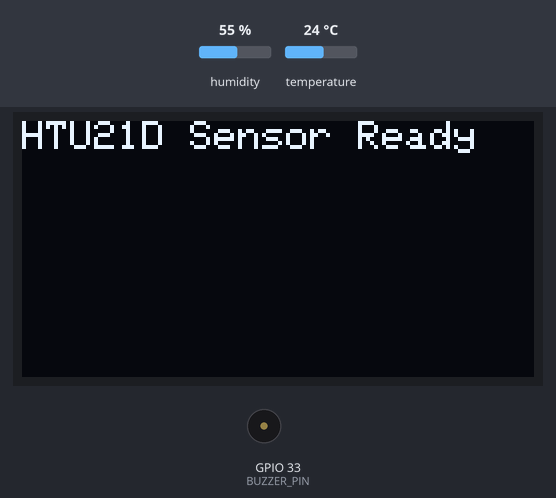
Bench run of a sketch on a simulated ESP32-C6. Parts: 128×64 one-colour display, buzzer (waves = sounding, pin HIGH). The test bench sets the inputs (shaded band); at power-on: humidity 55 %, temperature 24 °C. WiFi joins after 1.5 s; servers stay silent unless stated; no MQTT or app messages arrive unless stated; what the sketch prints to the serial monitor is not drawn.

Above: at 1.6 s.
At 12.7 s:
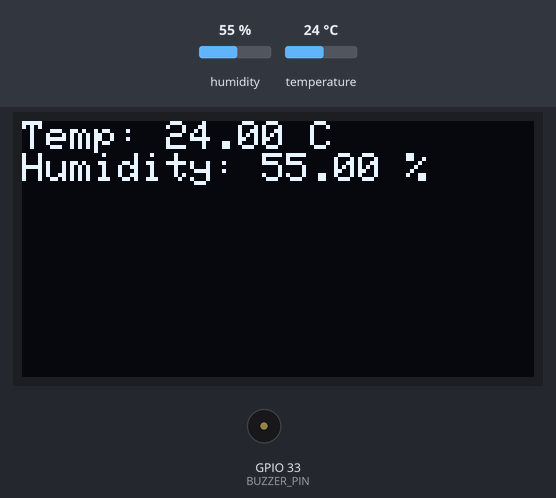
12.8 s: humidity set to 79 %
At 22.4 s:
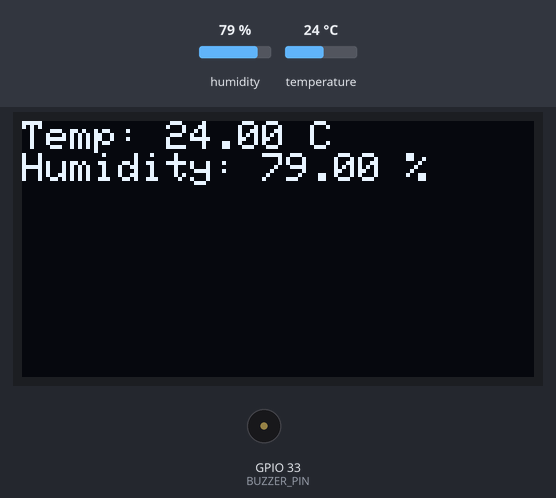
23.2 s: humidity set to 82 %
At 32.5 s:
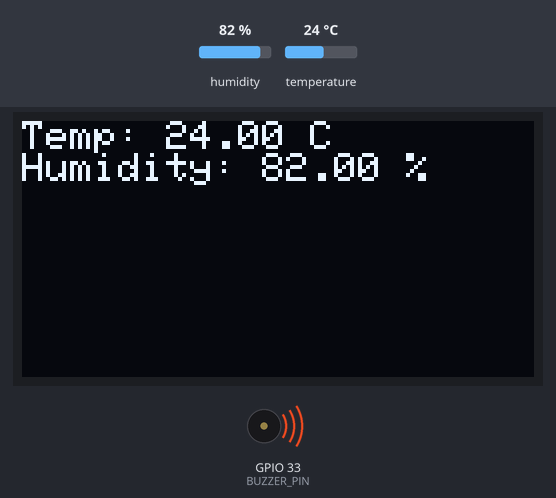
33.3 s: temperature set to 12 °C
At 42.6 s:
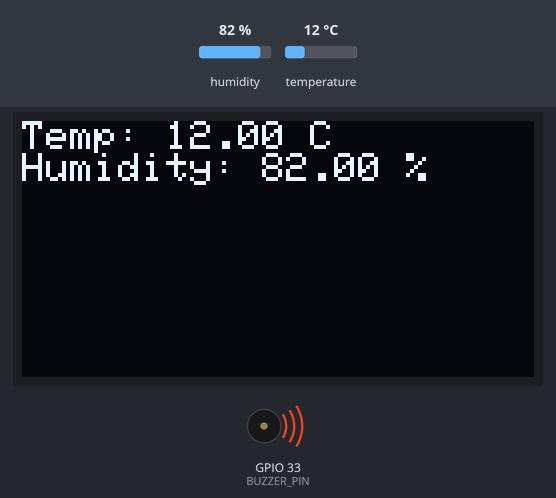
43.3 s: temperature set to 19 °C
Timing chart, 0 to 46.3 s (numbered marks = the images above; inputs shaded):
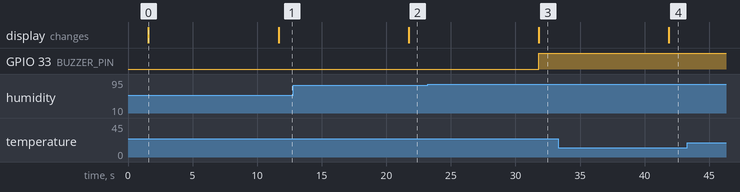

Measured:
- the behaviour switches between 80 and 81 % on humidity (found by bisection; images 2 and 3)
- after the input at 12.8 s, the display: changes after 8.9 s (image 2)
- after the input at 23.2 s, GPIO 33 (BUZZER_PIN): LOW → HIGH after 8.6 s; the display: changes after 8.6 s (image 3)
- after the input at 33.3 s, the display: changes after 8.6 s (image 4)
- what the display in image 0 shows lasts 10.1 s, from 1.6 s to 11.7 s

The sketch:

smart_glove.ino
```cpp
/*
  AI-based E-Waste Smart Glove — Firmware
  ----------------------------------------
  Reads temperature & humidity from an HTU21D-F sensor, displays live
  readings on an OLED screen, triggers a buzzer on unsafe thresholds,
  and publishes sensor data to Adafruit IO over MQTT for downstream
  SHAP/LIME-based explainable AI analysis.

  Board: DFRobot Beetle ESP32-C6 Mini

  SETUP:
  1. Copy "config.example.h" to "config.h"
  2. Fill in your WiFi and Adafruit IO credentials in config.h
  3. config.h is git-ignored — your credentials will never be committed
*/

#include <Wire.h>
#include <WiFi.h>
#include "Adafruit_MQTT.h"
#include "Adafruit_MQTT_Client.h"
#include <Adafruit_SSD1306.h>
#include <Adafruit_GFX.h>
#include <Adafruit_HTU21DF.h>
#include "config.h"   // WiFi + Adafruit IO credentials (not committed to git)

// ---------------- OLED display pins (DOIT ESP32 DevKit V1) ----------------
#define SCREEN_WIDTH 128
#define SCREEN_HEIGHT 64

#define OLED_MOSI  23   // GPIO23 (D7)
#define OLED_CLK   18   // GPIO18 (D5)
#define OLED_DC    4    // GPIO4 (D4)
#define OLED_CS    5    // GPIO5 (D1)
#define OLED_RESET 2    // GPIO2 (D2)

#define BUZZER_PIN  33  // GPIO33

// ---------------- Safety thresholds ----------------
#define TEMP_THRESHOLD_C   29.0
#define HUMIDITY_THRESHOLD 80.0

// ---------------- Instantiate display and sensor objects ----------------
Adafruit_SSD1306 display(SCREEN_WIDTH, SCREEN_HEIGHT,
  OLED_MOSI, OLED_CLK, OLED_DC, OLED_RESET, OLED_CS);

Adafruit_HTU21DF htu = Adafruit_HTU21DF();

// ---------------- WiFi and MQTT clients ----------------
WiFiClient client;
Adafruit_MQTT_Client mqtt(&client, AIO_SERVER, AIO_SERVERPORT, AIO_USERNAME, AIO_KEY);

// ---------------- MQTT feeds ----------------
Adafruit_MQTT_Publish temperatureFeed = Adafruit_MQTT_Publish(&mqtt, AIO_USERNAME "/feeds/temperature");
Adafruit_MQTT_Publish humidityFeed = Adafruit_MQTT_Publish(&mqtt, AIO_USERNAME "/feeds/humidity");

// ---------------- MQTT connect function ----------------
void MQTT_connect() {
  int8_t ret;

  if (mqtt.connected()) {
    return;
  }

  Serial.print("Connecting to MQTT... ");
  while ((ret = mqtt.connect()) != 0) {
    Serial.println(mqtt.connectErrorString(ret));
    Serial.println("Retrying MQTT connection in 5 seconds...");
    mqtt.disconnect();
    delay(5000);
  }
  Serial.println("MQTT Connected!");
}

void setup() {
  Serial.begin(115200);
  Serial.println("Starting...");

  WiFi.begin(WLAN_SSID, WLAN_PASS);
  Serial.print("Connecting to WiFi");
  while (WiFi.status() != WL_CONNECTED) {
    delay(500);
    Serial.print(".");
  }
  Serial.println();
  Serial.println("WiFi connected.");
  Serial.print("IP Address: ");
  Serial.println(WiFi.localIP());

  Wire.begin(21, 22);  // I2C pins for HTU21DF

  pinMode(BUZZER_PIN, OUTPUT);
  digitalWrite(BUZZER_PIN, LOW);

  if (!htu.begin()) {
    Serial.println("Couldn't find HTU21D sensor!");
    while (1);
  }

  if (!display.begin(SSD1306_SWITCHCAPVCC)) {
    Serial.println(F("SSD1306 allocation failed"));
    while (1);
  }

  display.clearDisplay();
  display.setTextSize(1);
  display.setTextColor(SSD1306_WHITE);
  display.setCursor(0, 0);
  display.println("HTU21D Sensor Ready");
  display.display();
  delay(10000);
}

void loop() {
  if (WiFi.status() != WL_CONNECTED) {
    Serial.println("WiFi disconnected, reconnecting...");
    WiFi.disconnect();
    WiFi.begin(WLAN_SSID, WLAN_PASS);
    while (WiFi.status() != WL_CONNECTED) {
      delay(500);
      Serial.print(".");
    }
    Serial.println("\nWiFi connected.");
  }

  MQTT_connect();

  float temp = htu.readTemperature();
  float hum = htu.readHumidity();

  Serial.print("Temperature: ");
  Serial.print(temp, 2);
  Serial.print(" C, Humidity: ");
  Serial.print(hum, 2);
  Serial.println(" %");

  if (!temperatureFeed.publish(temp)) {
    Serial.println("Failed to publish temperature");
  } else {
    Serial.println("Temperature published");
  }

  if (!humidityFeed.publish(hum)) {
    Serial.println("Failed to publish humidity");
  } else {
    Serial.println("Humidity published");
  }

  display.clearDisplay();
  display.setCursor(0, 0);

  display.print("Temp: ");
  display.print(temp, 2);
  display.println(" C");

  display.print("Humidity: ");
  display.print(hum, 2);
  display.println(" %");

  display.display();

  // Buzzer control based on safety thresholds
  if (temp > TEMP_THRESHOLD_C || hum > HUMIDITY_THRESHOLD) {
    digitalWrite(BUZZER_PIN, HIGH);
  } else {
    digitalWrite(BUZZER_PIN, LOW);
  }

  delay(10000);
}
```

config.example.h
```cpp
// config.example.h
// Copy this file to "config.h" and fill in your real credentials.
// config.h is git-ignored and will NEVER be committed to the repo.

#ifndef CONFIG_H
#define CONFIG_H

// WiFi credentials
#define WLAN_SSID       "your_wifi_ssid_here"
#define WLAN_PASS       "your_wifi_password_here"

// Adafruit IO credentials
#define AIO_SERVER      "io.adafruit.com"
#define AIO_SERVERPORT  1883
#define AIO_USERNAME    "your_adafruit_io_username"
#define AIO_KEY         "your_adafruit_io_key"

#endif
```
